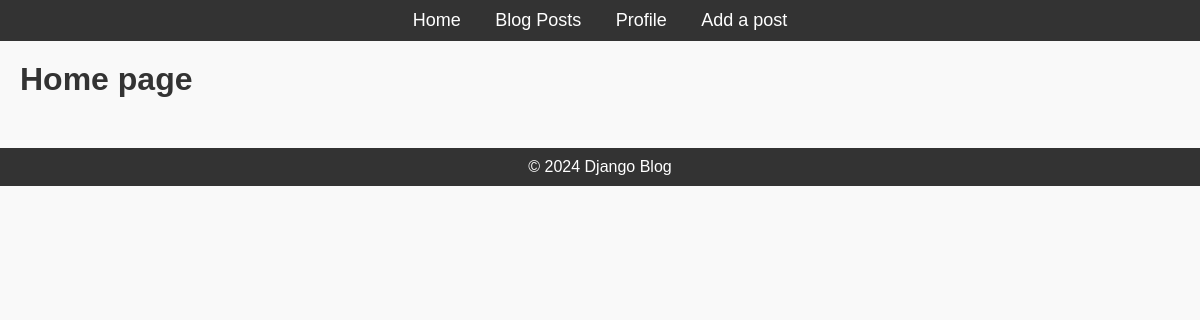
/, run on an earlier commit of the app's database.
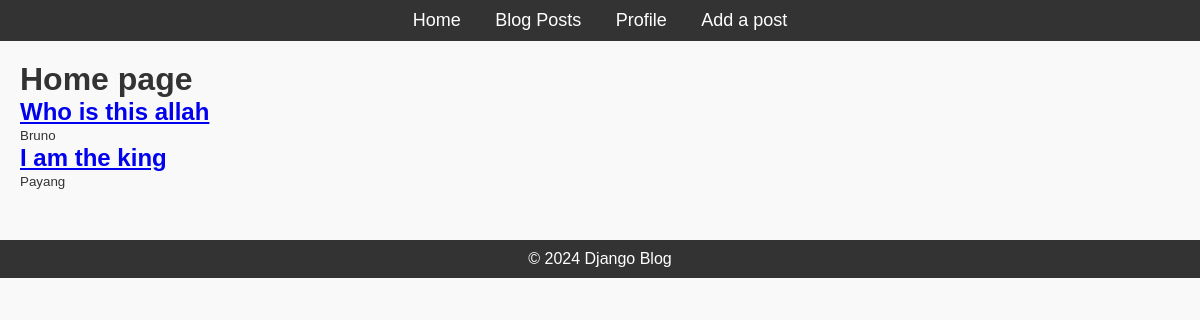
And on a later commit of the database.
### blog/models.py (models this page shows, shortened)
class Post(models.Model):
    title = models.CharField(max_length=200)
    content = models.TextField()
    published_date = models.DateTimeField(auto_now_add=True)
    author = models.ForeignKey(CustomUser, on_delete=models.CASCADE)
    tags = TaggableManager()

class CustomUser(AbstractUser):
    email = models.EmailField(unique=True)
    bio = models.TextField(null=True)

### blog/views.py (the view)
# urls.py: path('',views.home,name='home'),
def home(request):
    posts = Post.objects.all()
    return render(request,'blog/home.html',{'posts':posts})

### blog/templates/blog/home.html
{% extends 'blog/base.html' %} {% load static %} {% block content %}
<h1>Home page</h1>
<article>
  {% for post in posts %}
  <a href="{% url 'post-detail' post.pk %}"><h2>{{post.title}}</h2></a>
  <small>{{post.author}}</small>
  {% endfor %}
</article>
{% endblock content %}

### blog/templates/blog/base.html (shortened to what this page needs)
{% load static %}
<!DOCTYPE html>
<html lang="en">
  <head>
    <link rel="stylesheet" href="{% static 'css/styles.css' %}" />
  </head>
  <body>
    <header>
      <nav>
        <ul>
          <li><a href="{% url 'home' %}">Home</a></li>
          <li><a href="{% url 'posts' %}">Blog Posts</a></li>
          <li><a href="{% url 'profile' %}">Profile</a></li>
          <li><a href="{% url 'post-create' %}">Add a post</a></li>
        </ul>
      </nav>
    </header>
    <div class="content">
      {% block content %}{% endblock %}
    </div>
    <footer>
      <p>&copy; 2024 Django Blog</p>
    </footer>
  </body>
</html>

### blog/static/css/styles.css (style rules this page uses)
* { margin: 0; padding: 0; box-sizing: border-box; }
body { font-family: Arial, sans-serif; background-color: #f9f9f9; color: #333; }
header { background-color: #333; padding: 10px; text-align: center; }
header nav ul { list-style-type: none; }
header nav ul li { display: inline; margin: 0 15px; }
header nav ul li a { color: white; text-decoration: none; font-size: 18px; }
.content { margin: 20px; }
footer { text-align: center; margin-top: 50px; padding: 10px; background-color: #333; color: white; }

### blog/templates/blog/base.html (style rules this page uses)
* { margin: 0; padding: 0; box-sizing: border-box; }
body { font-family: Arial, sans-serif; background-color: #f9f9f9; color: #333; }
header { background-color: #333; padding: 10px; text-align: center; }
header nav ul { list-style-type: none; }
header nav ul li { display: inline; margin: 0 15px; }
header nav ul li a { color: white; text-decoration: none; font-size: 18px; }
.content { margin: 20px; }
footer { text-align: center; margin-top: 50px; padding: 10px; background-color: #333; color: white; }

What changed in the data, as far as the page shows it:
added Post: title "Who is this allah", author "Bruno"
added Post: title "I am the king", author "Payang"
